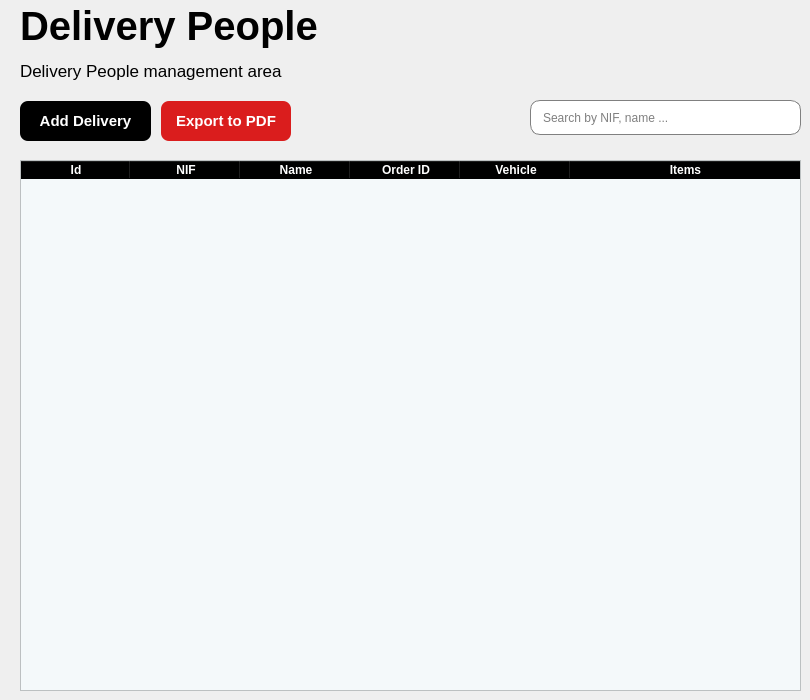
     <widget class="QWidget" name="page_repartidores">
      <widget class="QLabel" name="label_3">
       <property name="geometry">
        <rect>
         <x>20</x>
         <y>0</y>
         <width>311</width>
         <height>51</height>
        </rect>
       </property>
       <property name="font">
        <font>
         <pointsize>30</pointsize>
         <bold>true</bold>
        </font>
       </property>
       <property name="text">
        <string>Delivery People</string>
       </property>
      </widget>
      <widget class="QLabel" name="label_4">
       <property name="geometry">
        <rect>
         <x>20</x>
         <y>50</y>
         <width>281</width>
         <height>41</height>
        </rect>
       </property>
       <property name="font">
        <font>
         <pointsize>13</pointsize>
        </font>
       </property>
       <property name="text">
        <string>Delivery People management area</string>
       </property>
      </widget>
      <widget class="QTableWidget" name="tabla_delivery">
       <property name="geometry">
        <rect>
         <x>20</x>
         <y>160</y>
         <width>781</width>
         <height>531</height>
        </rect>
       </property>
       <property name="styleSheet">
        <string notr="true">QHeaderView::section{
	font-weight: bold;
	background-color: black;
	color: white;
}

QTableWidget{
	alternate-background-color: #B0EDFB;
	background-color: #F4F9FA;
}</string>
       </property>
       <property name="alternatingRowColors">
        <bool>true</bool>
       </property>
       <attribute name="horizontalHeaderVisible">
        <bool>true</bool>
       </attribute>
       <attribute name="horizontalHeaderCascadingSectionResizes">
        <bool>false</bool>
       </attribute>
       <attribute name="horizontalHeaderDefaultSectionSize">
        <number>110</number>
       </attribute>
       <attribute name="horizontalHeaderShowSortIndicator" stdset="0">
        <bool>false</bool>
       </attribute>
       <attribute name="horizontalHeaderStretchLastSection">
        <bool>true</bool>
       </attribute>
       <attribute name="verticalHeaderVisible">
        <bool>false</bool>
       </attribute>
       <attribute name="verticalHeaderCascadingSectionResizes">
        <bool>false</bool>
       </attribute>
       <attribute name="verticalHeaderStretchLastSection">
        <bool>false</bool>
       </attribute>
       <column>
        <property name="text">
         <string>Id</string>
        </property>
       </column>
       <column>
        <property name="text">
         <string>NIF</string>
        </property>
       </column>
       <column>
        <property name="text">
         <string>Name</string>
        </property>
       </column>
       <column>
        <property name="text">
         <string>Order ID</string>
        </property>
       </column>
       <column>
        <property name="text">
         <string>Vehicle</string>
        </property>
       </column>
       <column>
        <property name="text">
         <string>Items</string>
        </property>
       </column>
      </widget>
      <widget class="QLineEdit" name="lineEdit_searchBy">
       <property name="geometry">
        <rect>
         <x>530</x>
         <y>100</y>
         <width>271</width>
         <height>35</height>
        </rect>
       </property>
       <property name="minimumSize">
        <size>
         <width>0</width>
         <height>35</height>
        </size>
       </property>
       <property name="maximumSize">
        <size>
         <width>16777215</width>
         <height>35</height>
        </size>
       </property>
       <property name="styleSheet">
        <string notr="true">QLineEdit{
	padding-left: 10px;
	border: 1px solid gray;
	border-radius: 10px;
}
</string>
       </property>
       <property name="placeholderText">
        <string>Search by NIF, name ...</string>
       </property>
      </widget>
      <widget class="QWidget" name="layoutWidget_6">
       <property name="geometry">
        <rect>
         <x>20</x>
         <y>100</y>
         <width>271</width>
         <height>42</height>
        </rect>
       </property>
       <layout class="QHBoxLayout" name="horizontalLayout">
        <property name="spacing">
         <number>10</number>
        </property>
        <item>
         <widget class="QPushButton" name="btn_addDelivery">
          <property name="minimumSize">
           <size>
            <width>0</width>
            <height>40</height>
           </size>
          </property>
          <property name="styleSheet">
           <string notr="true">QPushButton{
	
	background-color: rgb(0, 0, 0);
	color: white;
	border: none;
	border-radius: 8px;
	font-weight: bold;
	font-size: 15px
}

QPushButton:hover {
    background-color: rgb(50, 50, 50);
    cursor: pointer; 
}</string>
          </property>
          <property name="text">
           <string>Add Delivery</string>
          </property>
         </widget>
        </item>
        <item>
         <widget class="QPushButton" name="btn_exportPDF">
          <property name="minimumSize">
           <size>
            <width>0</width>
            <height>40</height>
           </size>
          </property>
          <property name="styleSheet">
           <string notr="true">QPushButton{
	
	background-color: rgb(218, 29, 29);
	color: white;
	border: none;
	border-radius: 8px;
	font-weight: bold;
	font-size: 15px;
}

QPushButton:hover {
    background-color: rgb(255, 56, 56); 
    cursor: pointer; 
}</string>
          </property>
          <property name="text">
           <string>Export to PDF</string>
          </property>
         </widget>
        </item>
       </layout>
      </widget>
     </widget>
